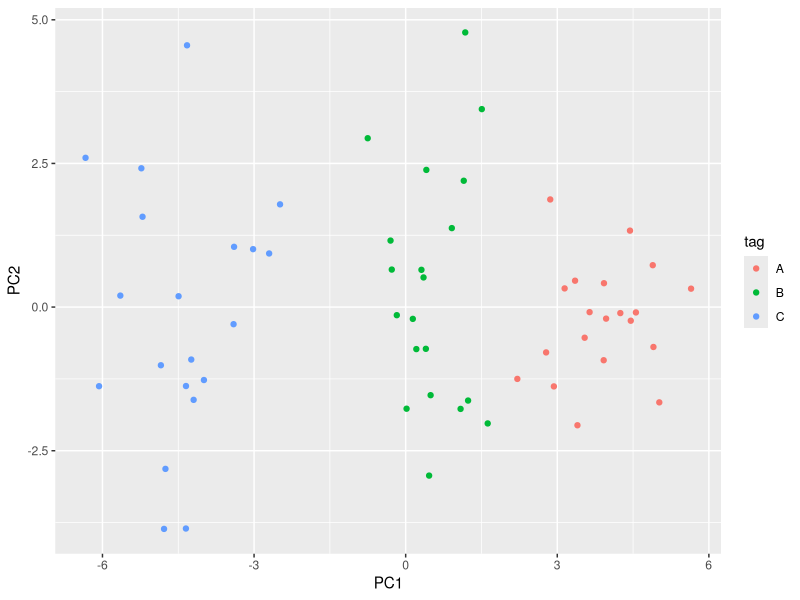
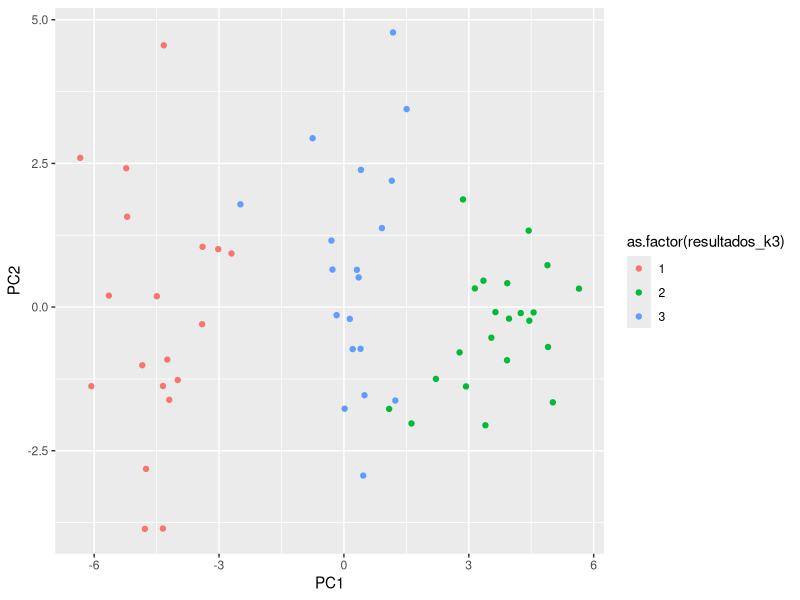
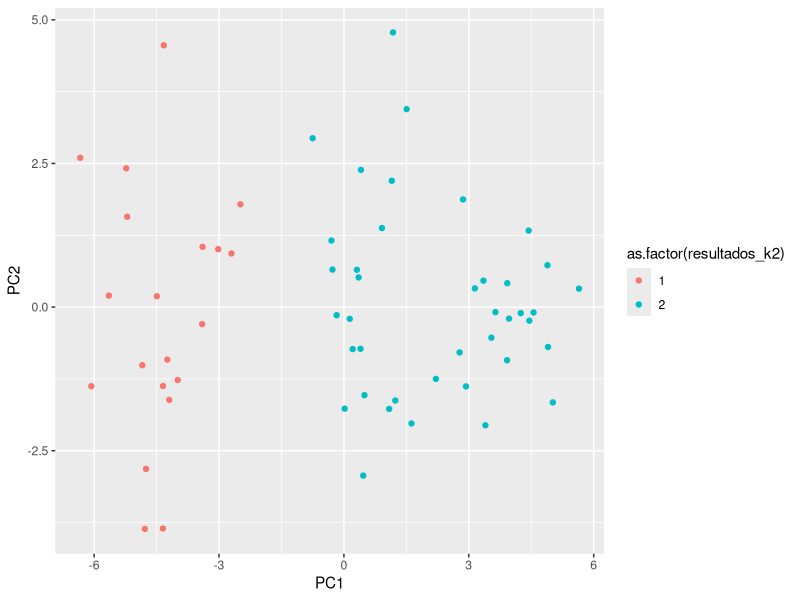
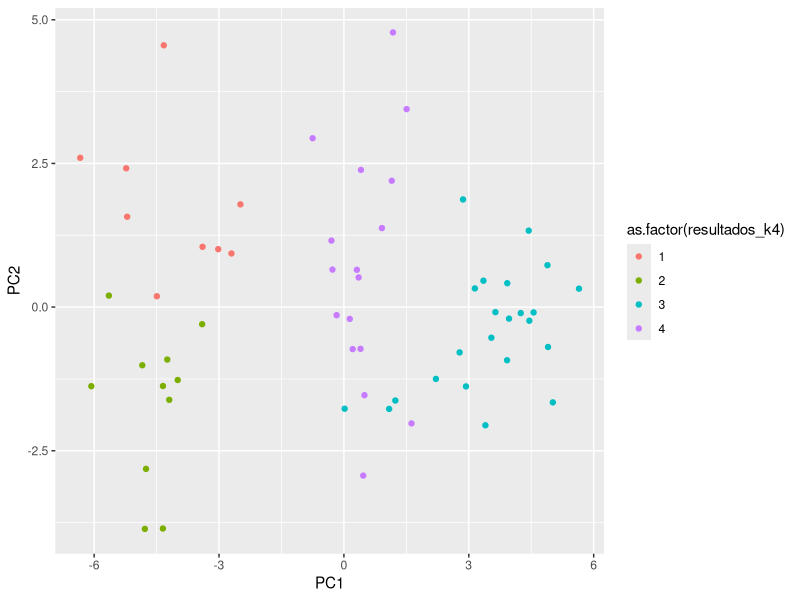
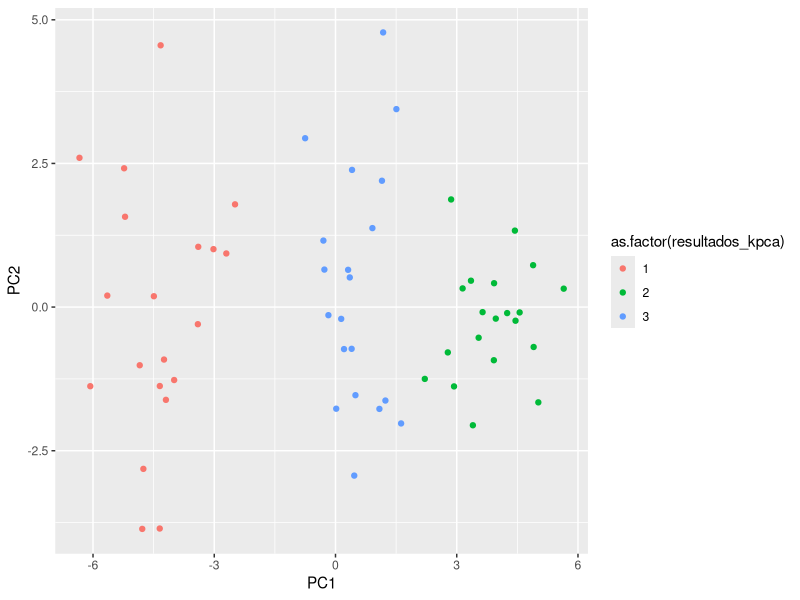
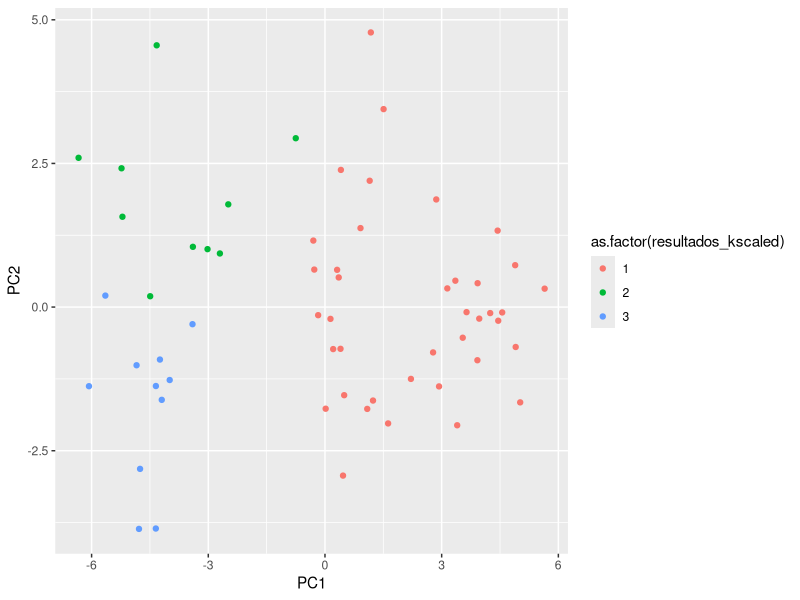

The R script that drew these images, in order:
library(ggplot2)
library(class)
set.seed(123)
#Ejercicio4
## Generando los tres conjuntos de datos
d1 <- matrix(rnorm(20*50, sd= 0.8), ncol =50) + 0.5
d2 <- matrix(rnorm(20*50, sd=1), ncol =50)
d3 <- matrix(rnorm(20*50, sd= 1), ncol =50) - 0.6

datos <- rbind(d1, d2, d3)

##Creamos un vector de etiquetas para los datos
tag <- c(rep('A', 20), rep('B', 20), rep('C', 20))
tag <- as.factor(tag)

##Realizacion de PCA en las primeras dos componentes principales:
componentes <- prcomp(datos)
summary(componentes)
## Se observa que con las dos componentes sólo se logra explicar hasta el 28% de la variabialidad en los datos
componentes <- as.data.frame(componentes$x)

p <- ggplot(data=componentes, aes(x=PC1, y=PC2, col=tag))
p + geom_point()

##K-medias con k=3
k3 <- kmeans(datos, centers = 3)
resultados_k3 <- k3$cluster
comparacion <- table(tag, resultados_k3)
comparacion

p_k3 <- ggplot(data=componentes, aes(x=PC1, y=PC2, col=as.factor(resultados_k3)))
p_k3 + geom_point()


##K-medias con k=2
k2 <- kmeans(datos, centers = 2)
resultados_k2 <- k2$cluster
comparacion <- table(tag, resultados_k2)
comparacion

p_k2 <- ggplot(data=componentes, aes(x=PC1, y=PC2, col=as.factor(resultados_k2)))
p_k2 + geom_point()
# Se observa un "agrupamiento de los valores con media positiva y los valores con media negativa"

##k-medias con k=4
k4 <- kmeans(datos, centers = 4)
resultados_k4 <- k4$cluster
comparacion <- table(tag, resultados_k4)
comparacion

p_k4 <- ggplot(data=componentes, aes(x=PC1, y=PC2, col=as.factor(resultados_k4)))
p_k4 + geom_point()
##Se observa que el grupo compuesto de aquellas observaciones con media cero fue distribuido en 2 grupos

##K-medias con K=3 en las dos primerezas componentes Z1 y Z2
k_pca <- kmeans(componentes[,1:2], centers = 3)
resultados_kpca <- k_pca$cluster
comparacion <- table(tag, resultados_kpca)
comparacion

p_pca <- ggplot(data=componentes, aes(x=PC1, y=PC2, col=as.factor(resultados_kpca)))
p_pca + geom_point()
## Se observa un buen ajuste entre las clases ya que las componentes principales recogen más del de informacion

##kmeans con datos escalados:
## Escalamos los datos para que se tenga desviación estandar igual a 1:
datos_escalados <- scale(datos, center = FALSE, scale=TRUE)
## Se segmentan los datos mediante el algoritmo de kmeans
k_scaled <- kmeans(datos_escalados, centers = 3)
resultados_kscaled <- k_scaled$cluster
comparacion <- table(tag, resultados_kscaled)
comparacion

p_escaled <- ggplot(data=componentes, aes(x=PC1, y=PC2, col=as.factor(resultados_kscaled)))
p_escaled + geom_point()
## Se obtienen resultados diferentes a los obtenidos por el algoritmo de kmeans al segmentar los datos sin escalarlos